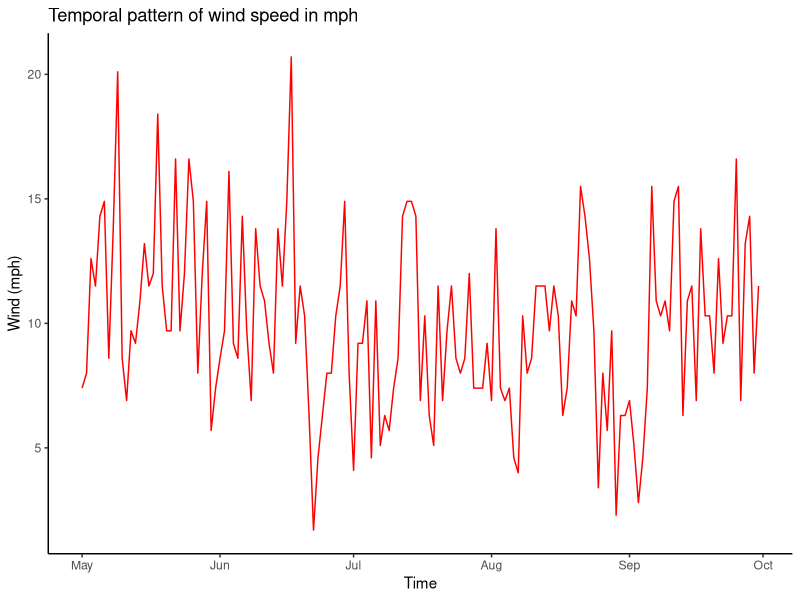
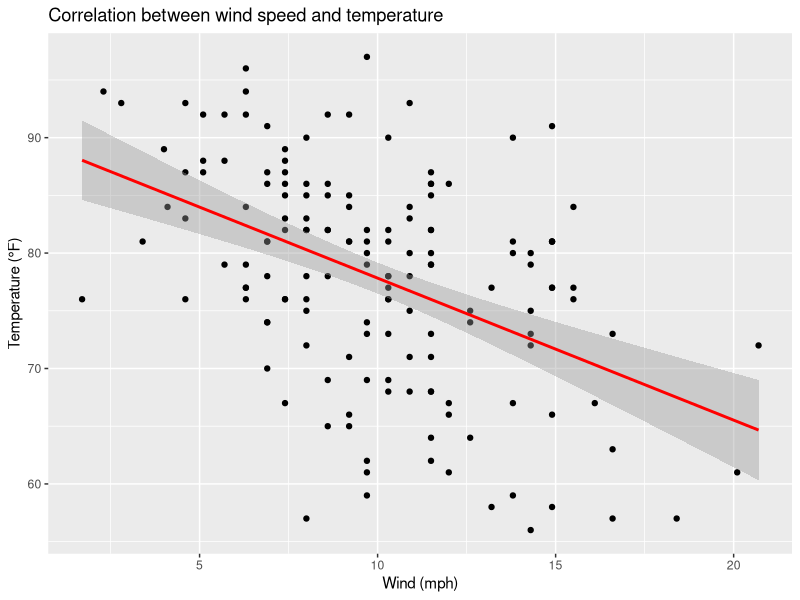
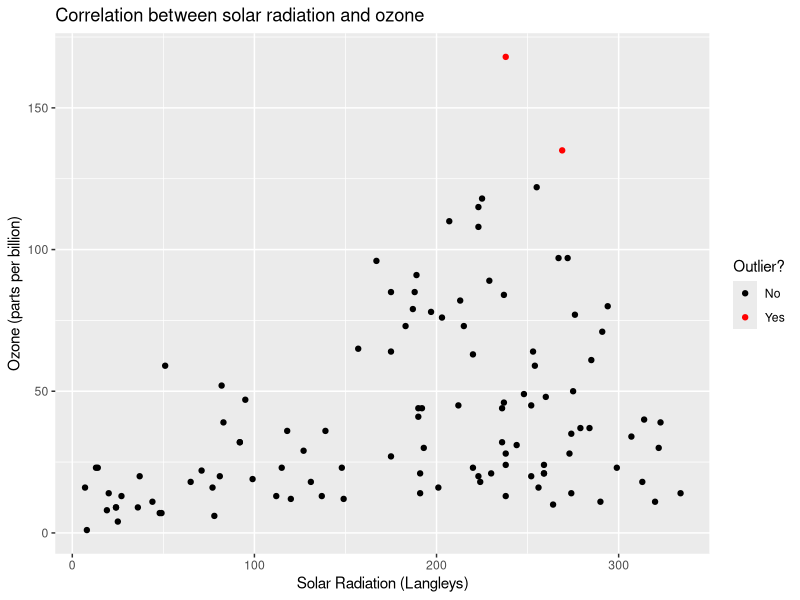
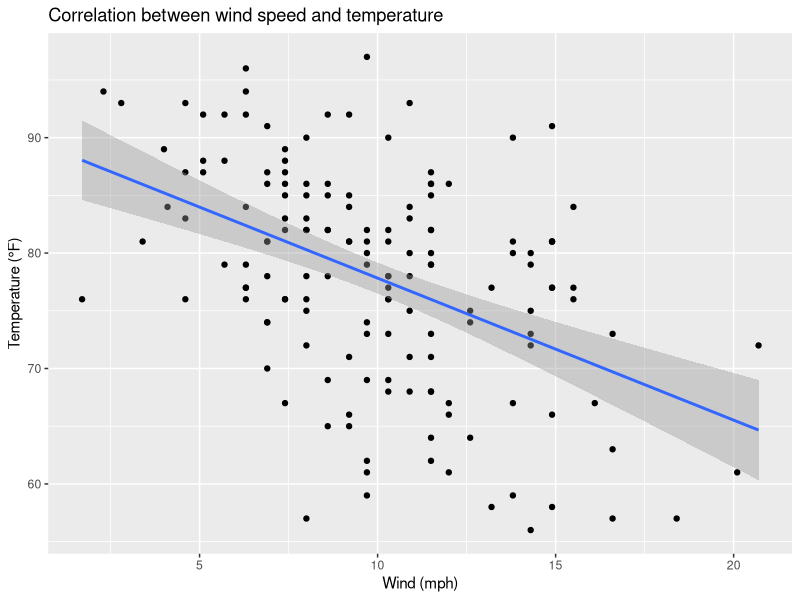

Write R code to recreate these figures, in order.
## ---- chunk 1
library(tidyverse)
library(lubridate)
airquality <- datasets::airquality

airquality <- airquality |>
  mutate(date = as_date(paste("1973", Month, Day, sep = "-")), Month = NULL, Day = NULL)
head(airquality)
## ---- chunk 2
airquality |>
  ggplot(
    aes(x = date, y = Wind)
  ) +
  geom_line(colour = "red") +
  labs(title = "Temporal pattern of wind speed in mph", x = "Time", y = "Wind (mph)") +
  theme_classic()
## ---- chunk 3
airquality |>
  ggplot(
    aes(x = Wind, y = Temp)
  ) +
  geom_point() +
  geom_smooth(method = "lm", colour = "red") +
  labs(title = "Correlation between wind speed and temperature", x = "Wind (mph)", y = "Temperature (°F)")
## ---- chunk 4
outliers <- boxplot.stats(airquality$Ozone)$out

airquality_plot <- airquality |>
  mutate(outlier = Ozone %in% outliers)

airquality_plot |>
  ggplot(
    aes(x = Solar.R, y = Ozone, colour = outlier)
  ) +
  geom_point() +
  scale_colour_manual("Outlier?", values = c("black", "red"), labels = c("No", "Yes")) +
  labs(title = "Correlation between solar radiation and ozone", x = "Solar Radiation (Langleys)", y = "Ozone (parts per billion)")
## ---- chunk 5
rm(list=ls())
airquality <- datasets::airquality
## ---- chunk 6
knitr::kable(airquality |>
  group_by(Month) |>
  summarise(MeanTemp = mean(Temp))
)
## ---- chunk 7
cor(airquality$Wind, airquality$Temp)
airquality |>
  ggplot(
    aes(x = Wind, y = Temp)
      ) +
      geom_point() +
      geom_smooth(method = "lm") +
  labs(title = "Correlation between wind speed and temperature", x = "Wind (mph)", y = "Temperature (°F)")
## ---- chunk 8
model <- lm(Ozone ~ Solar.R, data = airquality)
summary(model)
